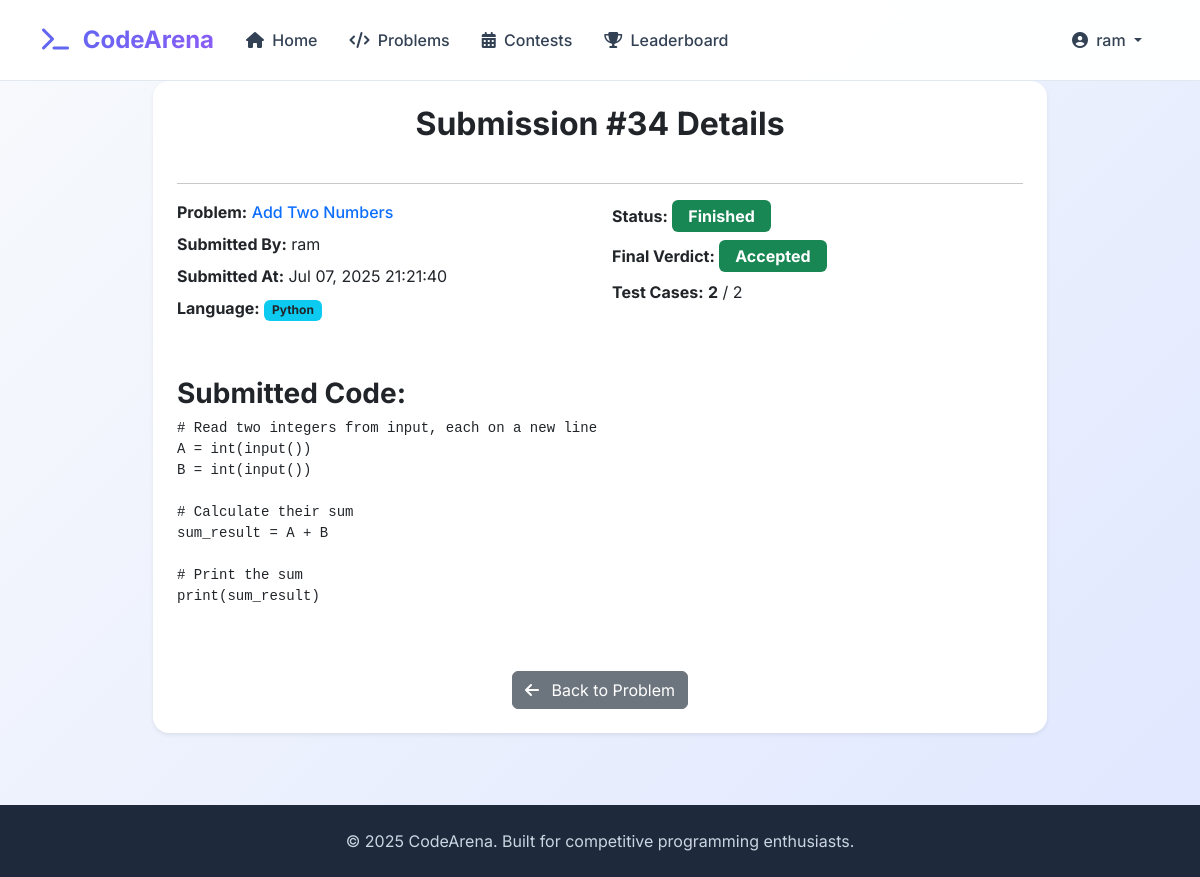
/submissions/34/ (signed in), run on the app's committed database.
### users/models.py (models this page shows, shortened)
class CustomUser(AbstractUser):
    ROLE_CHOICES = (
        ('student' , 'Student'),
        ('problem_setter' , 'Problem Setter'),
        ('admin' , 'Admin')
    )
    role = models.CharField(max_length=20,choices=ROLE_CHOICES,default='student')

### submissions/models.py (models this page shows, shortened)
class Submission(models.Model):
    user = models.ForeignKey(
        CustomUser,
        on_delete=models.CASCADE,
        related_name='submissions',
        help_text="The user who made this submission."
    )
    problem = models.ForeignKey(
        Problem,
        on_delete=models.CASCADE,
        related_name='submissions',
        help_text="The problem this submission is for."
    )
    code = models.TextField(help_text="The submitted code.")
    language = models.CharField(max_length=50, help_text="Programming language used (e.g., 'python', 'cpp', 'java').")
    status_choices = (
        ('pending', 'Pending'),
        ('processing', 'Processing'),
        ('finished', 'Finished'),
    )
    status = models.CharField(
        max_length=20,
        choices=status_choices,
        default='pending',
        help_text="Current status of the submission evaluation."
    )
    final_verdict_choices = (
        ('accepted', 'Accepted'),
        ('wrong_answer', 'Wrong Answer'),
        ('time_limit_exceeded', 'Time Limit Exceeded'),
        ('memory_limit_exceeded', 'Memory Limit Exceeded'),
        ('runtime_error', 'Runtime Error'),
        ('compilation_error', 'Compilation Error'),
        ('pending', 'Pending Evaluation'), # Should match status_choices 'pending'
    )
    final_verdict = models.CharField(
        max_length=50,
        choices=final_verdict_choices,
        default='pending',
        help_text="Final verdict of the submission."
    )
    passed_test_cases = models.IntegerField(
        default=0,
        blank=True,
        null=True,
        help_text="Number of test cases passed."
    )
    total_test_cases = models.IntegerField(
        default=0,
        blank=True,
        null=True,
        help_text="Total number of test cases for the problem."
    )
    error_message = models.TextField(
        blank=True,
        null=True,
        help_text="Error message if compilation or runtime error occurred."
    )
    submitted_at = models.DateTimeField(auto_now_add=True)
    execution_time = models.FloatField(
        blank=True,
        null=True,
        help_text="Execution time in seconds."
    )
    memory_used = models.FloatField(
        blank=True,
        null=True,
        help_text="Memory used in KB or MB."
    )
    class Meta:
        verbose_name = "Submission"
        verbose_name_plural = "Submissions"
        ordering = ['-submitted_at'] # Order by most recent submission

### problems/models.py (models this page shows, shortened)
class Problem(models.Model):
    name = models.CharField(max_length=255, unique=True,help_text="Name of the problem")
    statement = models.TextField(help_text="Full problem description")
    difficulty_choices = (
        ('easy','Easy'),
        ('medium' ,'Medium'),
        ('hard', 'Hard'),
    )
    difficulty = models.CharField(
        max_length=10,
        choices=difficulty_choices,
        default='easy',
        help_text="Difficulty level of the problem"
    )
    created_at = models.DateTimeField(auto_now_add=True)
    created_by = models.ForeignKey(
        CustomUser,
        on_delete=models.SET_NULL,
        null=True,
        blank=True,
        related_name='created_problems',
        help_text="User who created this problem"
    )
    class Meta:
        verbose_name = "Problems"
        verbose_name_plural = "Problems"
        ordering = ['name']

### submissions/views.py (the view)
# urls.py: path('<int:submission_id>/', views.submission_detail_view, name='detail'), # New URL for submission detail
@login_required
def submission_detail_view(request,submission_id):
    submission = get_object_or_404(Submission,id = submission_id)
    if request.user != submission.user and \
        not request.user.is_staff and \
            request.user.role not in ['problem_setter','admin']:
        messages.error(request,"You are not authorized to view this submission.")
        return redirect('home')
    context = {
        'submission': submission,
    }
    return render(request,'submissions/submission_detail.html',context)

### templates/submissions/submission_detail.html (shortened to what this page needs)
{% extends 'base.html' %}
{% block content %}
    <div class="row justify-content-center">
        <div class="col-lg-10 col-xl-9">
            <div class="card p-4 shadow-sm mb-4 animate__animated animate__fadeIn">
                <h2 class="card-title text-center mb-4 fw-bold">Submission #{{ submission.id }} Details</h2>
                <hr>
                <div class="row mb-4">
                    <div class="col-md-6">
                        <p class="mb-2"><strong>Problem:</strong> <a href="{% url 'problems:detail' submission.problem.id %}" class="text-primary text-decoration-none fw-medium">{{ submission.problem.name }}</a></p>
                        <p class="mb-2"><strong>Submitted By:</strong> {{ submission.user.username }}</p>
                        <p class="mb-2"><strong>Submitted At:</strong> {{ submission.submitted_at|date:"M d, Y H:i:s" }}</p>
                        <p class="mb-2"><strong>Language:</strong> <span class="badge bg-info text-dark">{{ submission.language|capfirst }}</span></p>
                    </div>
                    <div class="col-md-6">
                        <p class="mb-2"><strong>Status:</strong>
                            <span class="badge {% if submission.status == 'finished' %}bg-success{% else %}bg-info{% endif %} fs-6 px-3 py-2">
                                {{ submission.status|capfirst }}
                            </span>
                        </p>
                        <p class="mb-2"><strong>Final Verdict:</strong>
                            <span class="badge {% if submission.final_verdict == 'accepted' %}bg-success{% elif submission.final_verdict == 'wrong_answer' or submission.final_verdict == 'runtime_error' or submission.final_verdict == 'compilation_error' %}bg-danger{% elif submission.final_verdict == 'time_limit_exceeded' or submission.final_verdict == 'memory_limit_exceeded' %}bg-warning text-dark{% else %}bg-secondary{% endif %} fs-6 px-3 py-2">
                                {{ submission.get_final_verdict_display }}
                            </span>
                        </p>
                        {% if submission.total_test_cases %}
                            <p class="mb-2"><strong>Test Cases:</strong> <span class="fw-bold">{{ submission.passed_test_cases|default:0 }}</span> / {{ submission.total_test_cases }}</p>
                        {% endif %}
                    </div>
                </div>
                <h3 class="mt-4 fw-bold">Submitted Code:</h3>
                <div class="code-display-block mb-4">
                    <pre><code class="language-{{ submission.language }}">{{ submission.code }}</code></pre>
                </div>
                <div class="text-center mt-4">
                    <a href="{% url 'problems:detail' submission.problem.id %}" class="btn btn-secondary rounded-md">
                        <i class="fas fa-arrow-left me-2"></i> Back to Problem
                    </a>
                </div>
            </div>
        </div>
    </div>
{% endblock %}

### templates/base.html (shortened to what this page needs)
<!DOCTYPE html>
<html lang="en">
<head>
    <link href="https://cdn.jsdelivr.net/npm/bootstrap@5.3.3/dist/css/bootstrap.min.css" rel="stylesheet">
    <link rel="stylesheet" href="https://cdnjs.cloudflare.com/ajax/libs/font-awesome/6.5.2/css/all.min.css" />
</head>
<body class="d-flex flex-column min-vh-100">
    <nav class="navbar navbar-expand-lg sticky-top">
        <div class="container">
            <a class="navbar-brand" href="{% url 'home' %}">
                <i class="fas fa-terminal me-2"></i>
                <span class="text-gradient">CodeArena</span>
            </a>
            <div class="collapse navbar-collapse" id="navbarNav">
                <ul class="navbar-nav me-auto">
                    <li class="nav-item">
                        <a class="nav-link" href="{% url 'home' %}">
                            <i class="fas fa-home me-1"></i> Home
                        </a>
                    </li>
                    <li class="nav-item">
                        <a class="nav-link" href="{% url 'problems:list' %}">
                            <i class="fas fa-code me-1"></i> Problems
                        </a>
                    </li>
                    <li class="nav-item">
                        <a class="nav-link" href="{% url 'contests:list' %}">
                            <i class="fas fa-calendar-alt me-1"></i> Contests
                        </a>
                    </li>
                    <li class="nav-item">
                        <a class="nav-link" href="{% url 'leaderboard:main' %}">
                            <i class="fas fa-trophy me-1"></i> Leaderboard
                        </a>
                    </li>
                </ul>
                <ul class="navbar-nav">
                    {% if user.is_authenticated %}
                        <li class="nav-item dropdown">
                            <a class="nav-link dropdown-toggle" href="#" id="navbarDropdown" role="button" data-bs-toggle="dropdown" aria-expanded="false">
                                <i class="fas fa-user-circle me-1"></i> {{ user.username }}
                            </a>
                        </li>
                    {% endif %}
                </ul>
            </div>
        </div>
    </nav>
    <main class="flex-grow-1">
        {% block content %}{% endblock %}
    </main>
    <footer class="footer py-4 mt-5">
        <div class="container text-center">
            <span>&copy; {% now "Y" %} CodeArena. Built for competitive programming enthusiasts.</span>
        </div>
    </footer>
</body>
</html>

### templates/base.html (style rules this page uses)
:root { --primary-color: #6366f1; --primary-dark: #4f46e5; --secondary-color: #8b5cf6; --success-color: #10b981; --warning-color: #f59e0b; --danger-color: #ef4444; --gray-50: #f8fafc; --gray-100: #f1f5f9; --gray-200: #e2e8f0; --gray-300: #cbd5e1; --gray-600: #475569; --gray-700: #334155; --gray-800: #1e293b; --gray-900: #0f172a; }
body { font-family: 'Inter', sans-serif; background: linear-gradient(135deg, var(--gray-50) 0%, #e0e7ff 100%); min-height: 100vh; color: var(--gray-800); }
.navbar { background: rgba(255, 255, 255, 0.95) !important; backdrop-filter: blur(10px); border-bottom: 1px solid var(--gray-200); padding: 1rem 0; }
.navbar-brand { font-weight: 700; font-size: 1.5rem; color: var(--primary-color) !important; }
.nav-link { font-weight: 500; color: var(--gray-700) !important; padding: 0.75rem 1rem !important; transition: all 0.3s ease; }
.card { border: none; border-radius: 1rem; box-shadow: 0 4px 25px rgba(0, 0, 0, 0.05); transition: all 0.3s ease; }
.footer { background: var(--gray-800) !important; color: var(--gray-300) !important; margin-top: auto; }
.text-gradient { background: linear-gradient(135deg, var(--primary-color) 0%, var(--secondary-color) 100%); -webkit-background-clip: text; -webkit-text-fill-color: transparent; background-clip: text; }

### data on the page
CustomUser: username "ram"
Submission: id "34", problem.name "Add Two Numbers", user.username "ram", submitted_at "Jul 07, 2025 21:21:40", language "Python", status "Finished", final_verdict "Accepted", passed_test_cases "2", total_test_cases "2", code "# Read two integers from input, each on a new line A = int(input()) B = int(input()) # Calculate their sum sum_result = A + B # Print the sum print(sum_result)"
